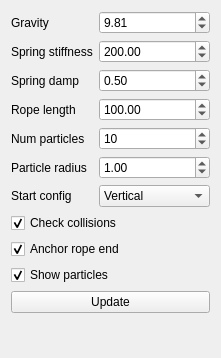
<?xml version="1.0" encoding="UTF-8"?>
<ui version="4.0">
 <class>WidgetRope</class>
 <widget class="QWidget" name="WidgetRope">
  <property name="geometry">
   <rect>
    <x>0</x>
    <y>0</y>
    <width>221</width>
    <height>358</height>
   </rect>
  </property>
  <property name="windowTitle">
   <string>Form</string>
  </property>
  <layout class="QFormLayout" name="formLayout">
   <item row="0" column="0">
    <widget class="QLabel" name="label">
     <property name="text">
      <string>Gravity</string>
     </property>
    </widget>
   </item>
   <item row="0" column="1">
    <widget class="QDoubleSpinBox" name="gravity">
     <property name="maximum">
      <double>100.000000000000000</double>
     </property>
     <property name="singleStep">
      <double>1.000000000000000</double>
     </property>
     <property name="value">
      <double>9.810000000000000</double>
     </property>
    </widget>
   </item>
   <item row="1" column="0">
    <widget class="QLabel" name="label_3">
     <property name="text">
      <string>Spring stiffness</string>
     </property>
    </widget>
   </item>
   <item row="1" column="1">
    <widget class="QDoubleSpinBox" name="springStiffness">
     <property name="maximum">
      <double>1000.000000000000000</double>
     </property>
     <property name="singleStep">
      <double>10.000000000000000</double>
     </property>
     <property name="value">
      <double>200.000000000000000</double>
     </property>
    </widget>
   </item>
   <item row="2" column="0">
    <widget class="QLabel" name="label_6">
     <property name="text">
      <string>Spring damp</string>
     </property>
    </widget>
   </item>
   <item row="2" column="1">
    <widget class="QDoubleSpinBox" name="springDamping">
     <property name="maximum">
      <double>1.000000000000000</double>
     </property>
     <property name="singleStep">
      <double>0.100000000000000</double>
     </property>
     <property name="value">
      <double>0.500000000000000</double>
     </property>
    </widget>
   </item>
   <item row="3" column="0">
    <widget class="QLabel" name="label_2">
     <property name="text">
      <string>Rope length</string>
     </property>
    </widget>
   </item>
   <item row="3" column="1">
    <widget class="QDoubleSpinBox" name="ropeLength">
     <property name="maximum">
      <double>200.000000000000000</double>
     </property>
     <property name="singleStep">
      <double>1.000000000000000</double>
     </property>
     <property name="value">
      <double>100.000000000000000</double>
     </property>
    </widget>
   </item>
   <item row="4" column="0">
    <widget class="QLabel" name="label_4">
     <property name="text">
      <string>Num particles</string>
     </property>
    </widget>
   </item>
   <item row="4" column="1">
    <widget class="QSpinBox" name="numParticles">
     <property name="minimum">
      <number>2</number>
     </property>
     <property name="maximum">
      <number>1000</number>
     </property>
     <property name="singleStep">
      <number>10</number>
     </property>
     <property name="value">
      <number>10</number>
     </property>
    </widget>
   </item>
   <item row="5" column="0">
    <widget class="QLabel" name="label_5">
     <property name="text">
      <string>Particle radius</string>
     </property>
    </widget>
   </item>
   <item row="5" column="1">
    <widget class="QDoubleSpinBox" name="particleScale">
     <property name="maximum">
      <double>100.000000000000000</double>
     </property>
     <property name="singleStep">
      <double>0.100000000000000</double>
     </property>
     <property name="value">
      <double>1.000000000000000</double>
     </property>
    </widget>
   </item>
   <item row="7" column="0" colspan="2">
    <widget class="QCheckBox" name="checkCollisions">
     <property name="text">
      <string>Check collisions</string>
     </property>
     <property name="checked">
      <bool>true</bool>
     </property>
    </widget>
   </item>
   <item row="8" column="0" colspan="2">
    <widget class="QCheckBox" name="anchoredEnd">
     <property name="text">
      <string>Anchor rope end</string>
     </property>
     <property name="checked">
      <bool>true</bool>
     </property>
    </widget>
   </item>
   <item row="10" column="0" colspan="2">
    <widget class="QPushButton" name="btnUpdate">
     <property name="text">
      <string>Update</string>
     </property>
    </widget>
   </item>
   <item row="6" column="0">
    <widget class="QLabel" name="label_7">
     <property name="text">
      <string>Start config</string>
     </property>
    </widget>
   </item>
   <item row="6" column="1">
    <widget class="QComboBox" name="startConfig">
     <item>
      <property name="text">
       <string>Vertical</string>
      </property>
     </item>
     <item>
      <property name="text">
       <string>Horizontal</string>
      </property>
     </item>
     <item>
      <property name="text">
       <string>Helix</string>
      </property>
     </item>
    </widget>
   </item>
   <item row="9" column="0" colspan="2">
    <widget class="QCheckBox" name="showParticles">
     <property name="text">
      <string>Show particles</string>
     </property>
     <property name="checked">
      <bool>true</bool>
     </property>
    </widget>
   </item>
  </layout>
 </widget>
 <resources/>
 <connections/>
</ui>
